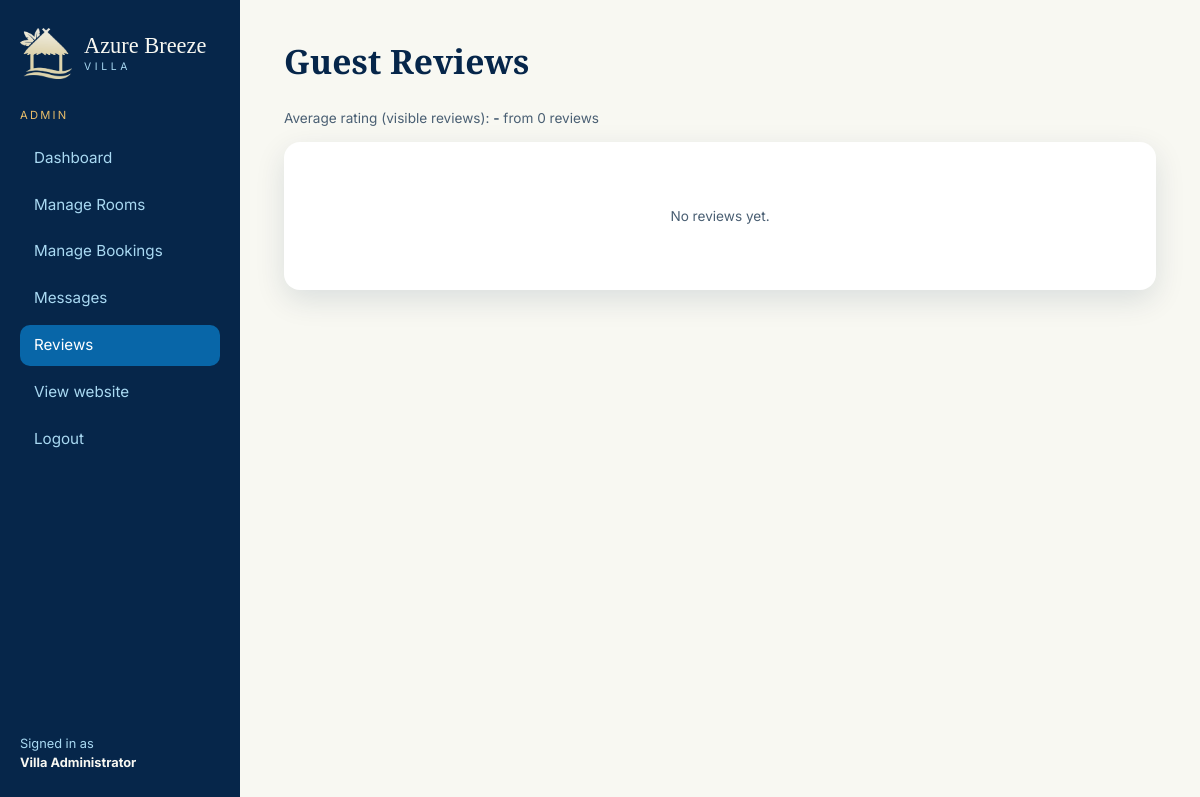
/admin/reviews.php (signed in), run on an earlier commit of the app's database.
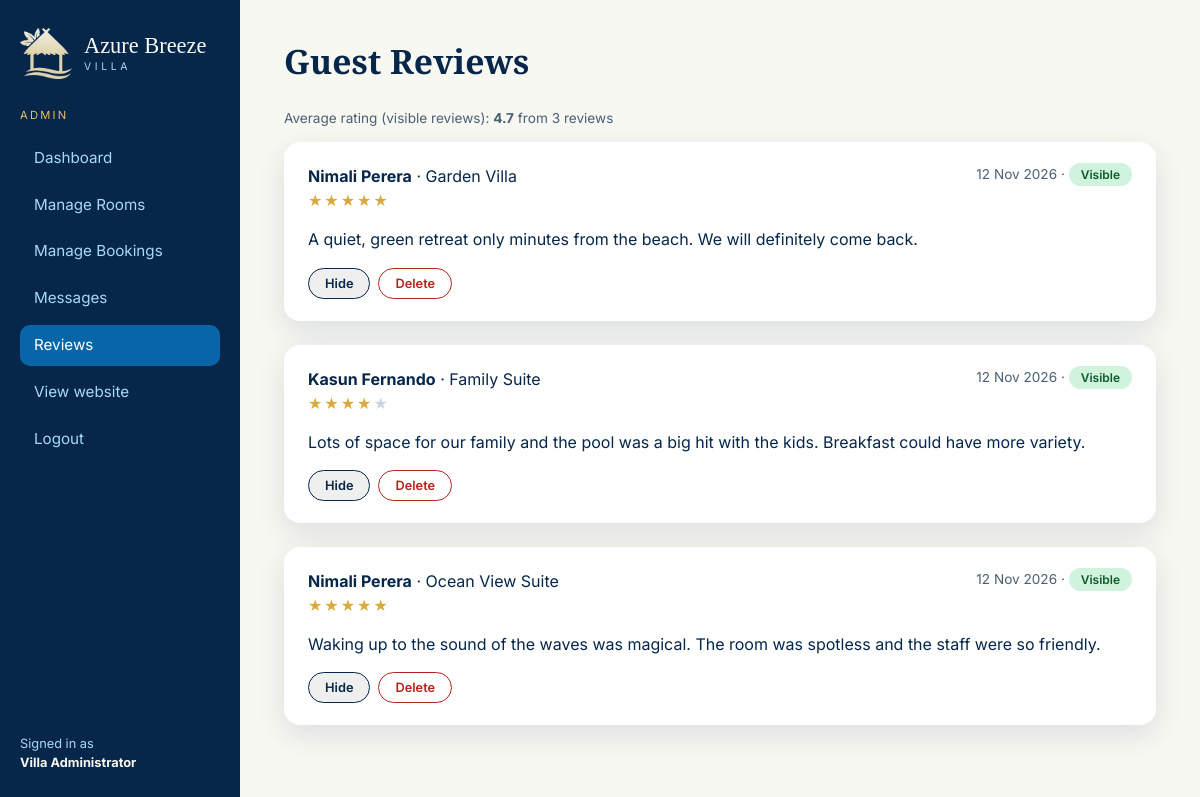
And on a later commit of the database.
### tables this page shows
CREATE TABLE reviews (
  review_id     INT UNSIGNED NOT NULL AUTO_INCREMENT,
  booking_id    INT UNSIGNED NOT NULL,                  
  user_id       INT UNSIGNED NOT NULL,
  room_id       INT UNSIGNED NOT NULL,
  rating        TINYINT UNSIGNED NOT NULL,              
  comment       VARCHAR(1000) NOT NULL,
  review_status ENUM('Visible','Hidden') NOT NULL DEFAULT 'Visible',
  created_at    TIMESTAMP NOT NULL DEFAULT CURRENT_TIMESTAMP,
  PRIMARY KEY (review_id),
  UNIQUE KEY uq_reviews_booking (booking_id),
  KEY idx_reviews_room (room_id),
  CONSTRAINT fk_reviews_booking FOREIGN KEY (booking_id) REFERENCES bookings (booking_id) ON DELETE CASCADE ON UPDATE CASCADE,
  CONSTRAINT fk_reviews_user    FOREIGN KEY (user_id)    REFERENCES users (user_id)       ON DELETE CASCADE ON UPDATE CASCADE,
  CONSTRAINT fk_reviews_room    FOREIGN KEY (room_id)    REFERENCES rooms (room_id)       ON DELETE CASCADE ON UPDATE CASCADE,
  CONSTRAINT chk_reviews_rating CHECK (rating BETWEEN 1 AND 5)
);

CREATE TABLE users (
  user_id        INT UNSIGNED NOT NULL AUTO_INCREMENT,
  name           VARCHAR(100) NOT NULL,
  email          VARCHAR(150) NOT NULL,
  contact_number VARCHAR(20)  NOT NULL,
  password       VARCHAR(255) NOT NULL,             
  role           ENUM('guest','admin') NOT NULL DEFAULT 'guest',
  created_at     TIMESTAMP NOT NULL DEFAULT CURRENT_TIMESTAMP,
  PRIMARY KEY (user_id),
  UNIQUE KEY uq_users_email (email)
);

CREATE TABLE rooms (
  room_id         INT UNSIGNED NOT NULL AUTO_INCREMENT,
  room_name       VARCHAR(100) NOT NULL,
  room_type       VARCHAR(50)  NOT NULL,            
  description     TEXT NOT NULL,
  facilities      VARCHAR(255) NOT NULL DEFAULT '',  
  price_per_night DECIMAL(10,2) NOT NULL,            
  max_guests      TINYINT UNSIGNED NOT NULL,
  bed_info        VARCHAR(50)  NOT NULL DEFAULT '',
  image           VARCHAR(255) NOT NULL DEFAULT '',  
  room_status     ENUM('active','inactive') NOT NULL DEFAULT 'active',
  PRIMARY KEY (room_id),
  CONSTRAINT chk_rooms_price  CHECK (price_per_night > 0),
  CONSTRAINT chk_rooms_guests CHECK (max_guests > 0)
);

### includes/auth.php (called while the page is built, shortened)
<?php
function e($value): string
{
    return htmlspecialchars((string)$value, ENT_QUOTES, 'UTF-8');
}

### admin/reviews.php (the view, shortened to what this page needs)
<?php
require_once __DIR__ . '/../config/db.php';
require_once __DIR__ . '/../includes/auth.php';
require_once __DIR__ . '/../includes/functions.php';
$reviews = $pdo->query("SELECT rv.*, u.name AS guest_name, r.room_name
                        FROM reviews rv
                        JOIN users u ON u.user_id = rv.user_id
                        JOIN rooms r ON r.room_id = rv.room_id
                        ORDER BY rv.created_at DESC, rv.review_id DESC")->fetchAll();
$site = site_rating_stats($pdo);
$adminPage = 'reviews';
include __DIR__ . '/../includes/admin_header.php';
?>
<h1 class="admin-title">Guest Reviews</h1>
<p class="muted">Average rating (visible reviews): <strong><?= $site['count'] ? number_format($site['avg'], 1) : '-' ?></strong> from <?= $site['count'] ?> review<?= $site['count'] === 1 ? '' : 's' ?></p>
<?php if (!$reviews): ?><div class="panel"><p class="muted-cell">No reviews yet.</p></div><?php endif; ?>
<?php foreach ($reviews as $rv): ?>
  <article class="panel message-card">
    <div class="message-head">
      <div>
        <strong><?= e($rv['guest_name']) ?></strong> &middot; <?= e($rv['room_name']) ?>
        <div><?= stars_html((float)$rv['rating']) ?></div>
      </div>
      <div class="muted"><?= e(date('j M Y', strtotime($rv['created_at']))) ?>
        &middot; <span class="status status-<?= $rv['review_status'] === 'Visible' ? 'confirmed' : 'inactive' ?>"><?= e($rv['review_status']) ?></span></div>
    </div>
    <p class="message-body"><?= nl2br(e($rv['comment'])) ?></p>
    <div class="row-actions">
      <form method="post" action=""><?= csrf_field() ?>
        <button class="btn btn-outline-dark btn-sm" type="submit"><?= $rv['review_status'] === 'Visible' ? 'Hide' : 'Show' ?></button></form>
      <form method="post" action="" data-confirm="Delete this review permanently?"><?= csrf_field() ?>
        <button class="btn btn-danger btn-sm" type="submit">Delete</button></form>
    </div>
  </article>
<?php endforeach; ?>
<?php include __DIR__ . '/../includes/admin_footer.php'; ?>

### includes/admin_header.php (shortened to what this page needs)
<?php
require_once __DIR__ . '/auth.php';
$adminPage = $adminPage ?? '';
$adminNav  = [
    'dashboard' => ['Dashboard',       '/admin/dashboard.php'],
    'rooms'     => ['Manage Rooms',    '/admin/rooms.php'],
    'bookings'  => ['Manage Bookings', '/admin/bookings.php'],
    'messages'  => ['Messages',        '/admin/messages.php'],
    'reviews'   => ['Reviews',         '/admin/reviews.php'],
];
?>
<!DOCTYPE html>
<html lang="en">
<head>
  <link rel="stylesheet" href="<?= BASE_URL ?>/assets/css/style.css?v=<?= filemtime(__DIR__ . '/../assets/css/style.css') ?>">
</head>
<body class="admin-body">
<div class="admin-layout">
  <aside class="admin-sidebar">
    <a class="brand" href="<?= BASE_URL ?>/index.php">
      <img src="<?= BASE_URL ?>/assets/images/logo.png" alt="Azure Breeze Villa logo">
      <span class="brand-text">Azure Breeze<small>VILLA</small></span>
    </a>
    <div class="admin-label">ADMIN</div>
    <nav class="admin-nav">
      <?php foreach ($adminNav as $key => [$label, $path]): ?>
        <a href="<?= BASE_URL . $path ?>" class="<?= $adminPage === $key ? 'active' : '' ?>"><?= $label ?></a>
      <?php endforeach; ?>
      <a href="<?= BASE_URL ?>/index.php">View website</a>
      <a href="<?= BASE_URL ?>/logout.php">Logout</a>
    </nav>
    <div class="admin-user">Signed in as<br><strong><?= e($_SESSION['name'] ?? 'Admin') ?></strong></div>
  </aside>
  <main class="admin-main">

### includes/functions.php (shortened to what this page needs)
<?php
function stars_html(float $rating): string
{
    $full = max(0, min(5, (int)round($rating)));
    return '<span class="stars" role="img" aria-label="' . e(number_format($rating, 1)) . ' out of 5">'
        . str_repeat('★', $full) . '<span class="off">' . str_repeat('★', 5 - $full) . '</span></span>';
}
function site_rating_stats(PDO $pdo): array
{
    $row = $pdo->query("SELECT AVG(rating) AS avg_rating, COUNT(*) AS review_count FROM reviews WHERE review_status = 'Visible'")->fetch();
    return ['avg' => (float)($row['avg_rating'] ?? 0), 'count' => (int)($row['review_count'] ?? 0)];
}

What changed in the data, as far as the page shows it:
added reviews: user.name "Nimali Perera", room.room_name "Garden Villa", full "★★★★★", created_at "12 Nov 2026", review_status "Visible", comment "A quiet, green retreat only minutes from the beach. We will definitely come back.", shows "Hide"
added reviews: user.name "Kasun Fernando", room.room_name "Family Suite", full "★★★★", full "★", created_at "12 Nov 2026", review_status "Visible", comment "Lots of space for our family and the pool was a big hit with the kids. Breakfast could have more variety.", shows "Hide"
added reviews: user.name "Nimali Perera", room.room_name "Ocean View Suite", full "★★★★★", created_at "12 Nov 2026", review_status "Visible", comment "Waking up to the sound of the waves was magical. The room was spotless and the staff were so friendly.", shows "Hide"
Also different on the page:
$site['avg']: (not shown) → "4.7"
$site['count']: "0" → "3"
text no longer shown: "- No reviews yet."
